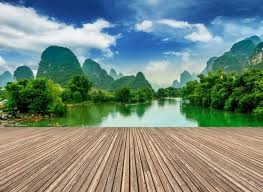
#> input picture 1.jpeg, 263 x 192 px, given in place of lenna.png, which was not available
$ jupyter execute LowLevelOperations.ipynb   (text cells are left out)
#> lines starting #> are read from the running program, lines starting #| are printed output that depends on the picture; after the words box and inside, x2 and y2 are one past the last pixel; in counts of white or black regions, pixels touching at a corner belong together; pictures that were not available may be replaced by others from this repository, and a replacement may not be noted
[cell 1]
import cv2

[cell 2]
image = cv2.imread("/Users/vaishaliyadav/Desktop/lenna.png", cv2.IMREAD_UNCHANGED) # Read The Image
#> image is the input picture: shape (192, 263, 3); mean B, G, R 125.4, 137.1, 117.1
# cv2.imshow("Picture", image) # Frame Title with the image to be displayed
# cv2.waitKey(5)

[cell 3]
import matplotlib.pyplot as plt
plt.imshow(image);

[cell 4]
cv2.imwrite("lena1.png", image)
#> Out = True

[cell 5]
dimensions = image.shape
#> dimensions = (192, 263, 3)

height = image.shape[0]
#> height = 192
width = image.shape[1]
#> width = 263
channels = image.shape[2]
#> channels = 3

print('Image Dimension    : ',dimensions)
#| Image Dimension    :  (192, 263, 3)
print('Image Height       : ',height)
#| Image Height       :  192
print('Image Width        : ',width)
#| Image Width        :  263
print('Number of Channels : ',channels)
#| Number of Channels :  3

[cell 6]
# cv2.imshow("Picture", image)
resize = cv2.resize(image, (256,256))
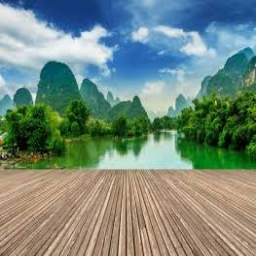
#> resize: shape (256, 256, 3); mean B, G, R 125.3, 136.9, 117
# cv2.imshow("Picture", image)
# cv2.imshow("Resized Picture", resize) # Resized Image
# cv2.waitKey(0)

[cell 7]
plt.imshow(resize);

[cell 8]
gray = cv2.cvtColor(image, cv2.COLOR_BGR2GRAY) # Convert the color image to grayscale image
# cv2.imshow("Gray Picutre", gray) # Display Grayscale image
# cv2.waitKey(0)

[cell 9]
plt.imshow(gray);

[cell 10]
blur = cv2.GaussianBlur(gray, (19,19), 0)
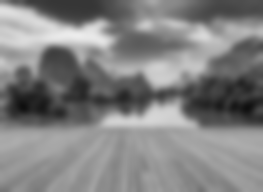
#> blur: shape (192, 263); min 15, max 236, mean 129.8
# cv2.imshow("Blur Picutre", blur) # Display Blur image
# cv2.waitKey(0)

[cell 11]
plt.imshow(blur);

[cell 12]
face = image[85:250, 85:220]
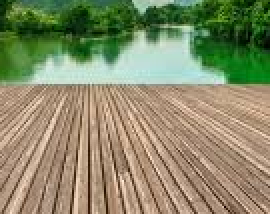
#> face: shape (107, 135, 3) (shown 2 times larger); mean B, G, R 105.4, 139.4, 137.2
# cv2.imshow("Face", face)
# cv2.waitKey(0)

[cell 13]
plt.imshow(face);

[cell 14]
image_copy = image.copy()
imgheight=image.shape[0]
#> imgheight = 192
imgwidth=image.shape[1]
#> imgwidth = 263

[cell 15]
M = 128
N = 128
x1 = 0
y1 = 0

for y in range(0, imgheight, M):
    for x in range(0, imgwidth, N):
        if (imgheight - y) < M or (imgwidth - x) < N:
            break
        y1 = y + M
        x1 = x + N
        if x1 >= imgwidth and y1 >= imgheight:
            x1 = imgwidth - 1
            y1 = imgheight - 1
            tiles = image_copy[y:y+M, x:x+N]
            cv2.imwrite('saved_patches/'+'tile'+str(x)+'_'+str(y)+'.jpg', tiles)
            cv2.rectangle(image, (x, y), (x1, y1), (0, 255, 0), 1)
        elif y1 >= imgheight: # when patch height exceeds the image height
            y1 = imgheight - 1
            tiles = image_copy[y:y+M, x:x+N]
            cv2.imwrite('saved_patches/'+'tile'+str(x)+'_'+str(y)+'.jpg', tiles)
            cv2.rectangle(image, (x, y), (x1, y1), (0, 255, 0), 1)
        elif x1 >= imgwidth: # when patch width exceeds the image width
            x1 = imgwidth - 1
            tiles = image_copy[y:y+M, x:x+N]
            cv2.imwrite('saved_patches/'+'tile'+str(x)+'_'+str(y)+'.jpg', tiles)
            cv2.rectangle(image, (x, y), (x1, y1), (0, 255, 0), 1)
        else:
            tiles = image_copy[y:y+M, x:x+N]
            cv2.imwrite('saved_patches/'+'tile'+str(x)+'_'+str(y)+'.jpg', tiles)
            cv2.rectangle(image, (x, y), (x1, y1), (0, 255, 0), 1)
#> this loop made 2 passes
#> pass 1, `cv2.imwrite('saved_patches/'+'tile'+str(x)+'_'+str(y)+'.jpg', tiles)`:
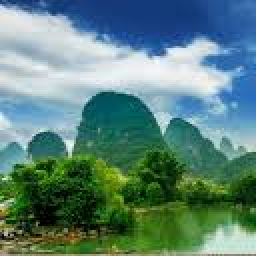
#> saved as tile0_0.jpg: shape (128, 128, 3) (shown 2 times larger); mean B, G, R 122.7, 130.9, 92.1
#> pass 1, `cv2.imwrite('saved_patches/'+'tile'+str(x)+'_'+str(y)+'.jpg', tiles)`:
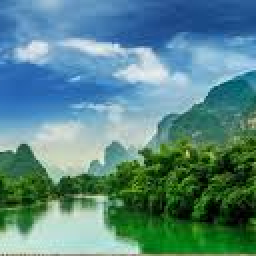
#> saved as tile128_0.jpg: shape (128, 128, 3) (shown 2 times larger); mean B, G, R 133.7, 135.3, 87.5
#> after the loop:
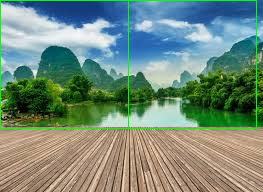
#> image: shape (192, 263, 3); 1.77% of pixels changed, all inside (x1, y1, x2, y2) = (0, 0, 257, 129)

[cell 16]
# cv2.imshow("Patched Image",image)
cv2.imwrite("patched.jpg",image)
#> Out = True
# cv2.waitKey()
# cv2.destroyAllWindows()

[cell 17]
pimage = cv2.imread("patched.jpg")
plt.imshow(pimage)

[cell 18]
edges = cv2.Canny(image,100,200)
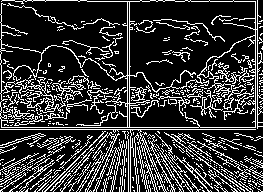
#> edges: shape (192, 263); 21.3% white in thin lines or dots

# cv2.imshow("Edge Detected Image", edges)

# cv2.waitKey(0)
# cv2.destroyAllWindows()

[cell 19]
plt.imshow(edges);

[cell 20]
import numpy as np

[cell 21]
img = np.zeros((512,512,3))
img = cv2.line(img,(0,0),(511,511),(255,0,0),10)

# cv2.imshow("Line", img) # Display the line cutting through the image
# cv2.waitKey(0)

[cell 22]
plt.imshow(img)

[cell 23]
img = np.zeros((512,512,3))
img = cv2.rectangle(img,(200,200),(300,300),(0,0,255),10)

# cv2.imshow("Rectangle", img) # Display the rectangle
# cv2.waitKey(0)

[cell 24]
plt.imshow(img)

[cell 25]
img = np.zeros((512,512,3))
img = cv2.circle(img,(255,255),100,(0,255,255),10)

# cv2.imshow("Circle", img) # Display the circle
# cv2.waitKey(0)

[cell 26]
plt.imshow(img)
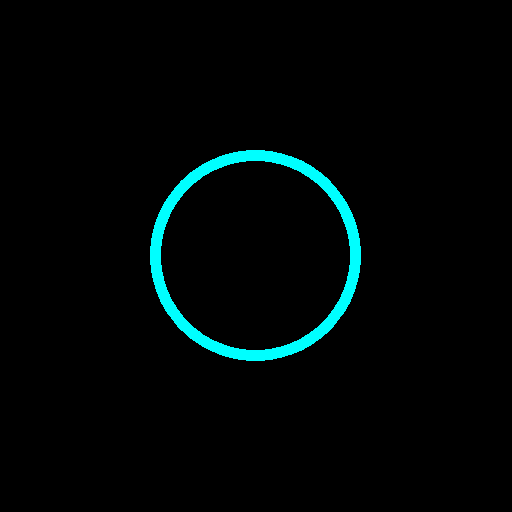
#> shown: shape (512, 512, 3) float64; mean R, G, B 0, 0.0263, 0.0263

[cell 27]
img = np.zeros((512,512,3))
font = cv2.FONT_HERSHEY_SIMPLEX
#> font = 0
mat = cv2.putText(img, 'Computer Vision', (125,250),
            font, 1, (0, 0, 255), 3, cv2.LINE_AA)

# cv2.imshow("TEXT", img) # Display the TEXT
# cv2.waitKey(0)

[cell 28]
plt.imshow(img)

[cell 29]
img = np.zeros((512,512,3))

pts = np.array([[25, 70], [25, 160],
                [110, 200], [200, 160],
                [200, 70], [110, 20]],
               np.int32)

pts=pts.reshape((-1,1,2))
mat = cv2.polylines(img,[pts],True,(0,255,255))

# cv2.imshow("Polygon", img) # Display the Hexagon
# cv2.waitKey(0)

[cell 30]
plt.imshow(img)

[cell 31]
# [13 lines of commented-out code are left out]

[cell 32]
import numpy as np

image1 = cv2.imread('/Users/vaishaliyadav/Downloads/img1.jpeg')
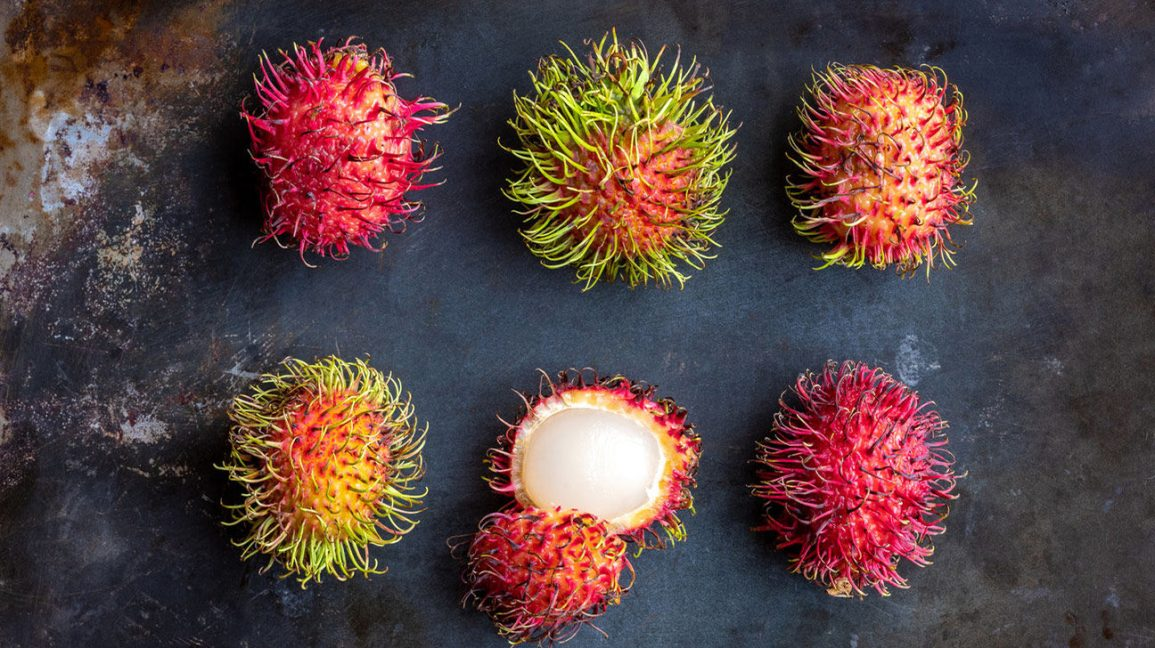
#> input picture ObjectCount.jpeg, 1155 x 648 px, given in place of img1.jpeg, which was not available
#> image1 is the input picture: shape (648, 1155, 3); mean B, G, R 65.8, 66.8, 87.5
image2 = cv2.imread('/Users/vaishaliyadav/Downloads/img2.jpeg')

image = cv2.add(image1, image2)
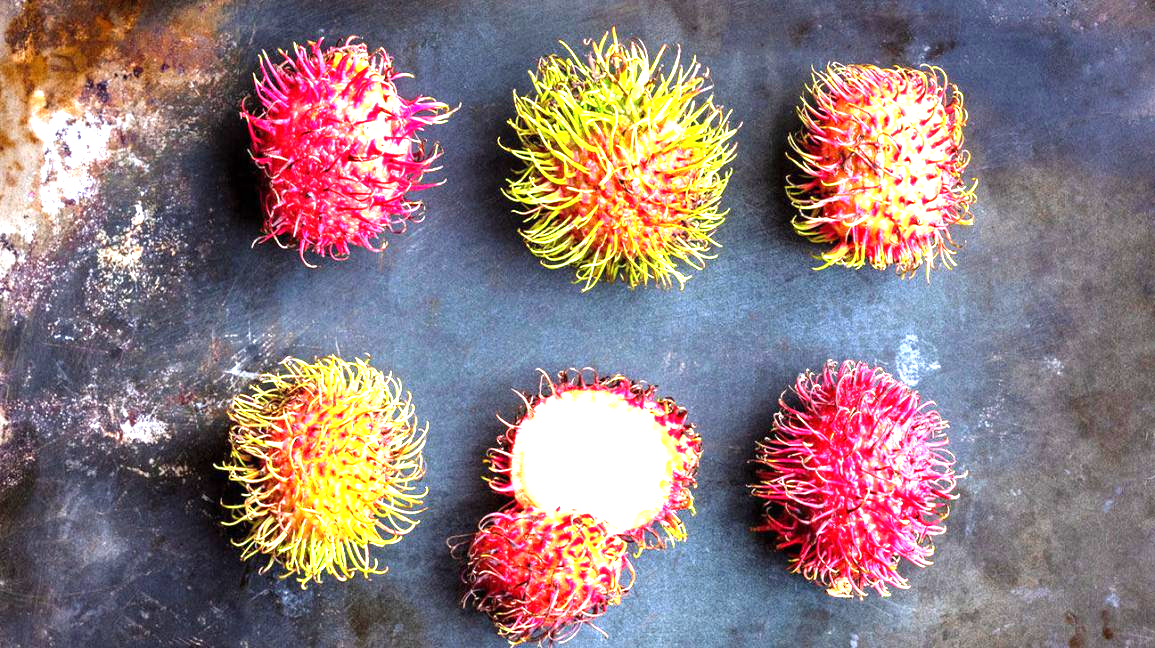
#> image: shape (648, 1155, 3); mean B, G, R 126.4, 123.3, 144

[cell 33]
plt.imshow(image1)

[cell 34]
plt.imshow(image2)

[cell 35]
plt.imshow(image)

[cell 36]
image = cv2.subtract(image1, image2)
#> image: shape (648, 1155, 3); every value is 0
plt.imshow(image)
